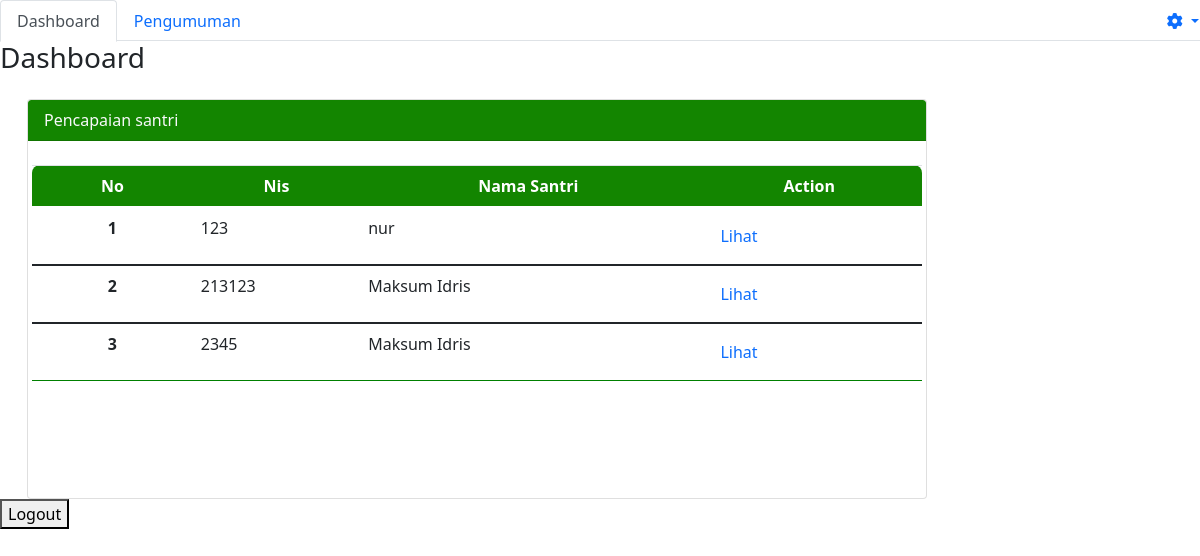
The app's page /pengajar/, older data.
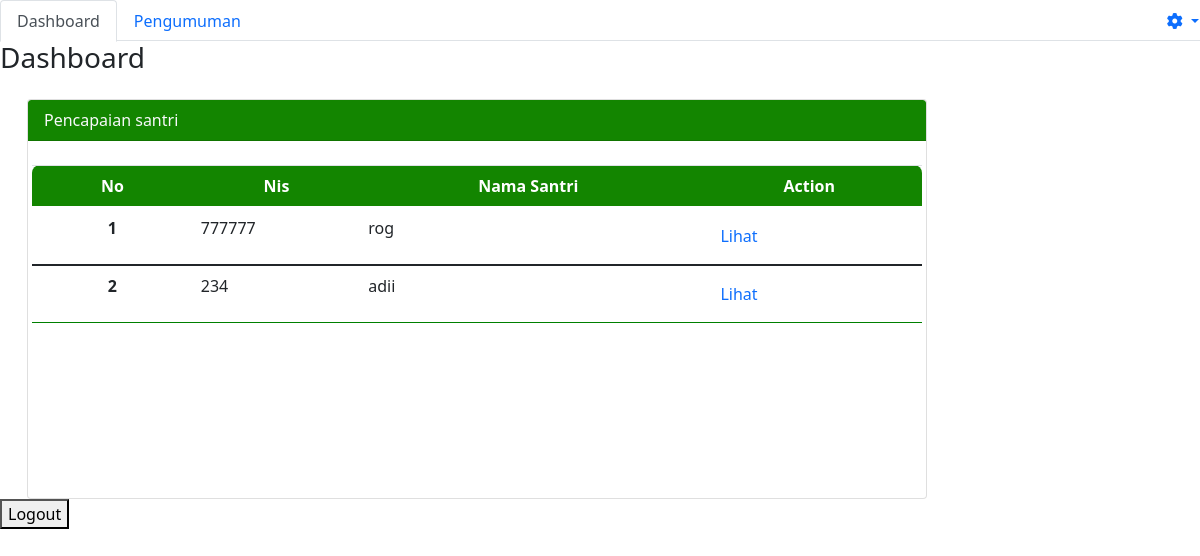
The same page, newer data.
### adminpondok/models.py (models this page shows, shortened)
class Santri(models.Model):
    kelamin = [
        ('Laki-Laki', 'Laki-Laki'),
        ('Perempuan', 'Perempuan'),
    ]
    Quran = 'qr'
    Matan = 'mt'
    Nadhom = 'nd'
    kategori = [
        (Quran, 'Al-Quran'),
        (Matan, 'Matan'),
        (Nadhom, 'Nadhom'),
    ]
    nis = models.IntegerField(null=False, unique=True)
    nama_santri = models.CharField(max_length=30, null=False, blank=False)
    tempat_lahir = models.CharField(max_length=20, null=False, blank=False)
    tanggal_lahir = models.DateField()
    jk = models.CharField(max_length=9, choices=kelamin,
                          default='', null=False, blank=False)
    almt = models.TextField(default='', null=False, blank=False)
    telp = models.IntegerField(null=False, blank=False)
    email = models.CharField(default='', max_length=20,
                             null=False, blank=False)
    ktgri = models.CharField(default='', choices=kategori, max_length=30)

### pengajar/views.py (the view)
# urls.py: path('', views.index),
def index(req):
    santri = admin_models.Santri.objects.order_by('-id')
    return render(req, 'pengajar/pengajar_dashboard.html', {
        'data': santri,
    })

### pengajar/templates/pengajar/pengajar_dashboard.html (shortened to what this page needs)
{% extends 'pengajar/base.html' %}
{% block content %}
<div class="tab-content" id="myTabContent">
    <div class="tab-pane fade show active" id="home" role="tabpanel" aria-labelledby="home-tab">
        <h3>Dashboard</h3>
        <main class="container-fluid mt-4">
            <div class="col-md-6">
                <div class="card table-responsive" style="width: 900px; height: 400px;">
                    <div class="card-header text-light " style="background-color: rgba(19, 133, 0, 1);">Pencapaian
                        santri</div>
                    <div class="card-body">
                        <div class="min-h-screen bg-white py-2">
                            <div class="row d-flex">
                                <table class='table table-hover overflow-auto bg-white divide-y divide-gray-300'
                                    style="border: green;">
                                    <thead class="" style="background-color: #138500; color: #FFFFFF;">
                                        <tr>
                                            <th class="font-semibold text-sm uppercase px-4 py-2 text-center"> No
                                            </th>
                                            <th class="font-semibold text-sm uppercase px-4 py-2 text-center"> Nis
                                            </th>
                                            <th class="font-semibold text-sm uppercase px-4 py-2 text-center"> Nama
                                                Santri </th>
                                            <th class="font-semibold text-sm uppercase px-4 py-2 text-center">
                                                Action
                                            </th>
                                        </tr>
                                    </thead>
                                    {% for d in data %}
                                    <tbody class="divide-y divide-gray-200">
                                        <tr>
                                            <th scope="row" class="text-center">{{ forloop.counter }}</th>
                                            <td>{{d.nis}}</td>
                                            <td>{{d.nama_santri}}</td>
                                            <td>
                                                <a class="nav-link active" aria-current="page"
                                                    href="/pengajar/input">Lihat</a>
                                            </td>
                                        </tr>
                                    </tbody>
                                    {% endfor %}
                                </table>
                            </div>
                        </div>
                    </div>
                </div>
            </div>
        </main>
    </div>
</div>
<a href="/logout"><button>Logout</button></a>
{%endblock%}

Row changes from the older to the newer data that the page shows:
removed Santri: nis "123", nama_santri "nur"
removed Santri: nis "213123", nama_santri "Maksum Idris"
removed Santri: nis "2345", nama_santri "Maksum Idris"
added Santri: nis "777777", nama_santri "rog"
added Santri: nis "234", nama_santri "adii"
